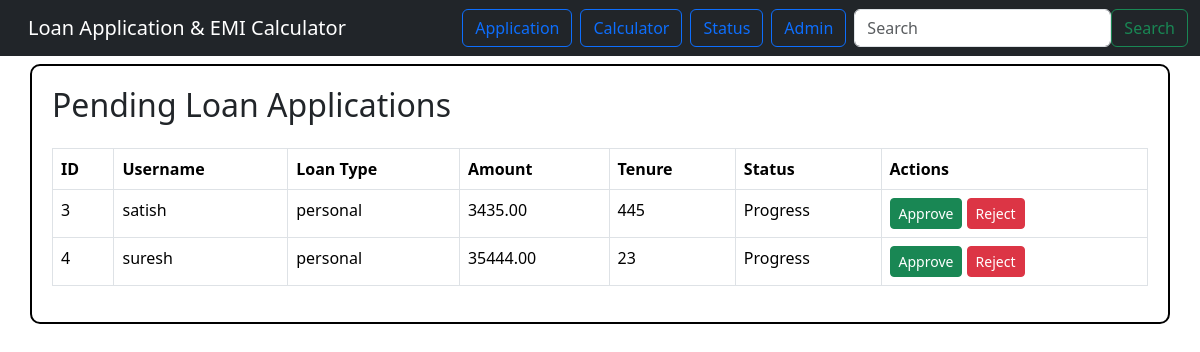
The page /admin-dashboard/ (signed in) on the database as committed earlier.
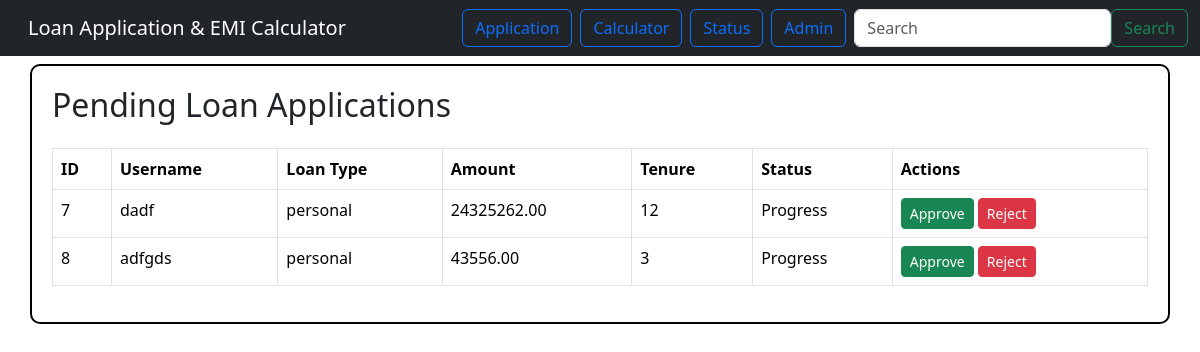
The same page on the database as committed later.
### register/models.py (models this page shows, shortened)
class LoanApplication(models.Model):
    id = models.AutoField(primary_key=True)
    username = models.CharField(max_length=150)
    password = models.CharField(max_length=150)
    loan_type = models.CharField(max_length=50)
    amount = models.DecimalField(max_digits=12, decimal_places=2)
    tenure_months = models.PositiveIntegerField()
    interest_rate = models.DecimalField(max_digits=5, decimal_places=2)
    status = models.CharField(max_length=20, default='progress')
    created_at = models.DateTimeField(auto_now_add=True)
    updated_at = models.DateTimeField(auto_now=True)

### register/views.py (the view, shortened to what this page needs)
# urls.py: path('admin-dashboard/', views.admin_dashboard, name='admin_dashboard'),
@login_required(login_url='admin_login')
@user_passes_test(lambda u: u.is_superuser, login_url='admin_login')
def admin_dashboard(request):
    applications = LoanApplication.objects.filter(status='Progress')
    return render(request, 'admin_dashboard.html', {'applications': applications})

### register/templates/admin_dashboard.html (shortened to what this page needs)
{% extends 'base.html' %}
{% block content %}
<h2 class="mb-4">Pending Loan Applications</h2>
<table class="table table-bordered">
  <thead>
    <tr>
      <th>ID</th>
      <th>Username</th>
      <th>Loan Type</th>
      <th>Amount</th>
      <th>Tenure</th>
      <th>Status</th>
      <th>Actions</th>
    </tr>
  </thead>
  <tbody>
    {% for app in applications %}
    <tr>
      <td>{{ app.id }}</td>
      <td>{{ app.username }}</td>
      <td>{{ app.loan_type }}</td>
      <td>{{ app.amount }}</td>
      <td>{{ app.tenure_months }}</td>
      <td>{{ app.status }}</td>
      <td>
        <form method="POST" style="display:inline;">
          <button type="submit" name="action" value="approve" class="btn btn-success btn-sm">Approve</button>
          <button type="submit" name="action" value="reject" class="btn btn-danger btn-sm">Reject</button>
        </form>
      </td>
    </tr>
    {% empty %}
    <tr>
      <td colspan="7">No pending applications</td>
    </tr>
    {% endfor %}
  </tbody>
</table>
{% endblock %}

Rows that differ between the two databases and show on the page:
no longer on this page (row edited): LoanApplication: id "3", username "satish", loan_type "personal", amount "3435.00", tenure_months "445", status "Progress"
no longer on this page (row edited): LoanApplication: id "4", username "suresh", loan_type "personal", amount "35444.00", tenure_months "23", status "Progress"
added LoanApplication: id "7", username "dadf", loan_type "personal", amount "24325262.00", tenure_months "12", status "Progress"
added LoanApplication: id "8", username "adfgds", loan_type "personal", amount "43556.00", tenure_months "3", status "Progress"
